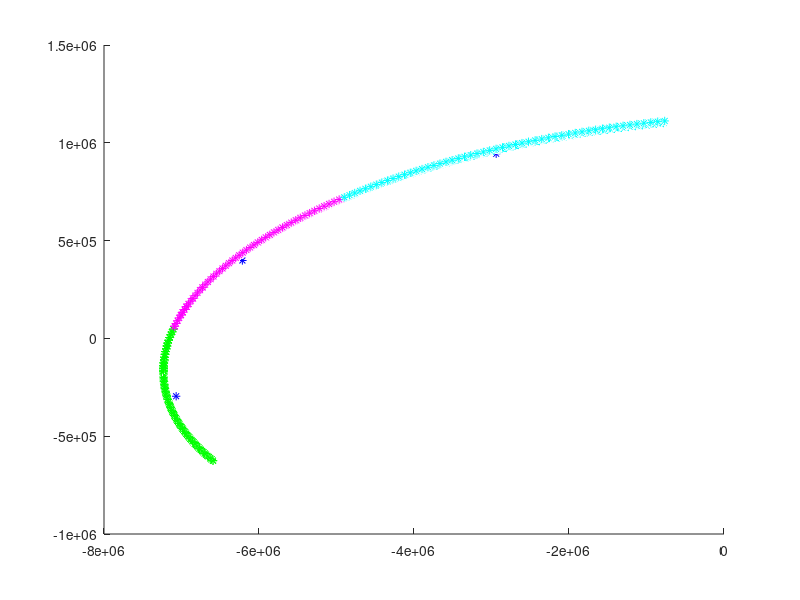

Recreate this plot in MATLAB.
function script()
	close all;
	
	data = load('./data/data.txt');
	centers = load('./data/centers.txt');
	labels = load('./data/labels.txt');
	
	color_code = [ 'b' 'r' 'g' 'k' 'm' 'y' , 'c'];

	figure;
	hold on
	labels = labels + 1;
	for i = 9 : 9
		[ IDX c ] = find(labels == i);
		for j = 1 : length(IDX)
			plot3( data(IDX(j) , 1) , data(IDX(j) , 2) , data(IDX(j) , 3) , [ color_code( mod(i,7) + 1 ), '*'] );
		end
		plot3( centers(i,1) , centers(i,2) , centers(i,3), 'b*' );
	end

	for i = 4 : 4
		[ IDX c ] = find(labels == i);
		for j = 1 : length(IDX)
			plot3( data(IDX(j) , 1) , data(IDX(j) , 2) , data(IDX(j) , 3) , [ color_code( mod(i,7) + 1 ), '*'] );
		end
		plot3( centers(i,1) , centers(i,2) , centers(i,3) , 'b*' );
	end
	for i = 6 : 6
		[ IDX c ] = find(labels == i);
		for j = 1 : length(IDX)
			plot3( data(IDX(j) , 1) , data(IDX(j) , 2) , data(IDX(j) , 3) , [ color_code( mod(i,7) + 1 ), '*'] );
		end
		plot3( centers(i,1) , centers(i,2) , centers(i,3) , 'b*' );
	end
	hold off
